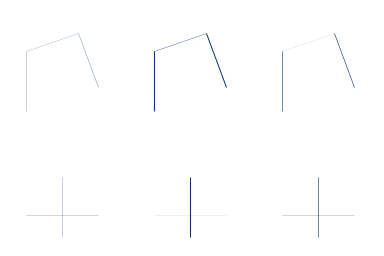
#> input picture docs/pdf-evidence/2026-11-14/device-hairlines/references/device-hairlines-mupdf.png, 384 x 256 px, given in place of img-gray2-packed-padding-72-pdfium.png, which was not available
$ python verify-regions.py
#> lines starting #> are read from the running program, lines starting #| are printed output that depends on the picture; after the words box and inside, x2 and y2 are one past the last pixel; in counts of white or black regions, pixels touching at a corner belong together
# SPDX-License-Identifier: MIT
from pathlib import Path
import json,numpy as np
from PIL import Image
R=Path(__file__).resolve().parent
manifest=json.loads((R/"manifest.json").read_text());rows=[]
#> (reads tools/pdf-original-corpus-v2/images/manifest.json from the repository)
for c in manifest["cases"]:
 for dpi in c["dpis"]:
  scale=dpi/72;records={};arrays={}
  for engine in ["pdfium","mupdf","pdfjs"]:
   a=np.asarray(Image.open(R/f"references/{c['id']}-{dpi}-{engine}.png").convert("RGB"));arrays[engine]=a
#> further down, a is the input picture: shape (256, 384, 3); mean R, G, B 254, 254.2, 254.4
   yy,xx=np.mgrid[0:a.shape[0],0:a.shape[1]];xp=(xx+.5)/scale;yp=c["height"]-(yy+.5)/scale;checked=[]
   for reg in c["expected_regions"]:
    x,y,w,h=reg["rect"];mask=(xp>=x)&(xp<x+w)&(yp>=y)&(yp<y+h);assert mask.any()
    d=np.abs(a[mask].astype(int)-np.array(reg["rgb"])).max(axis=1)
    checked.append(dict(id=reg["id"],pixels=int(mask.sum()),wrong=int((d>0).sum()),max_delta=int(d.max())))
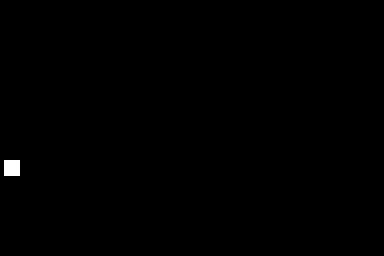
#> mask: shape (256, 384) bool; 0.26% white; 1 white region, box (x1, y1, x2, y2) and area: (4, 160, 20, 176) 256
#> after the loop, checked = 11 items
   records[engine]=dict(regions=checked,pixels=sum(x["pixels"] for x in checked),wrong=sum(x["wrong"] for x in checked),status="passed" if all(x["wrong"]==0 for x in checked) else "failed")
  union=np.zeros((c["height"]*dpi//72,c["width"]*dpi//72),bool);yy,xx=np.mgrid[0:union.shape[0],0:union.shape[1]];xp=(xx+.5)/scale;yp=c["height"]-(yy+.5)/scale
#> after `union = np.zeros((c['height'] * dpi // 72, c['width'] * dpi // 72), bo`: union: shape (180, 240) bool; every value is 0
  for reg in c["expected_regions"]:
   x,y,w,h=reg["rect"];union|=(xp>=x)&(xp<x+w)&(yp>=y)&(yp<y+h)
#> this loop made 11 passes
#> pass 1, `union |= (xp >= x) & (xp < x + w) & (yp >= y) & (yp < y + h)`:
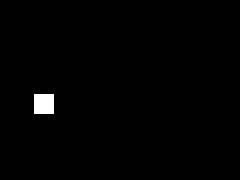
#> union: shape (180, 240) bool; 0.93% white; 1 white region, box (x1, y1, x2, y2) and area: (34, 94, 54, 114) 400
#> pass 2, `union |= (xp >= x) & (xp < x + w) & (yp >= y) & (yp < y + h)`:
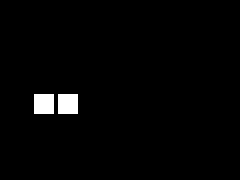
#> union: shape (180, 240) bool; 1.9% white; 2 white regions, box (x1, y1, x2, y2) and area: (34, 94, 54, 114) 400, (58, 94, 78, 114) 400
#> pass 3, `union |= (xp >= x) & (xp < x + w) & (yp >= y) & (yp < y + h)`:
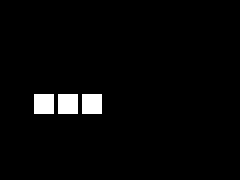
#> union: shape (180, 240) bool; 2.8% white; 3 white regions, box (x1, y1, x2, y2) and area: (34, 94, 54, 114) 400, (58, 94, 78, 114) 400, (82, 94, 102, 114) 400
#> after the loop:
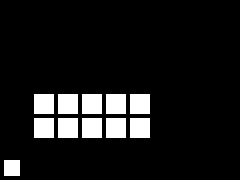
#> union: shape (180, 240) bool; 9.9% white; 11 white regions, largest, box (x1, y1, x2, y2) and area: (34, 94, 54, 114) 400, (58, 94, 78, 114) 400, (82, 94, 102, 114) 400
  pairs=[]
  for a,b in [("pdfium","mupdf"),("pdfium","pdfjs"),("mupdf","pdfjs")]:
#> (the run stopped early here; a loop or call above may not have finished)
